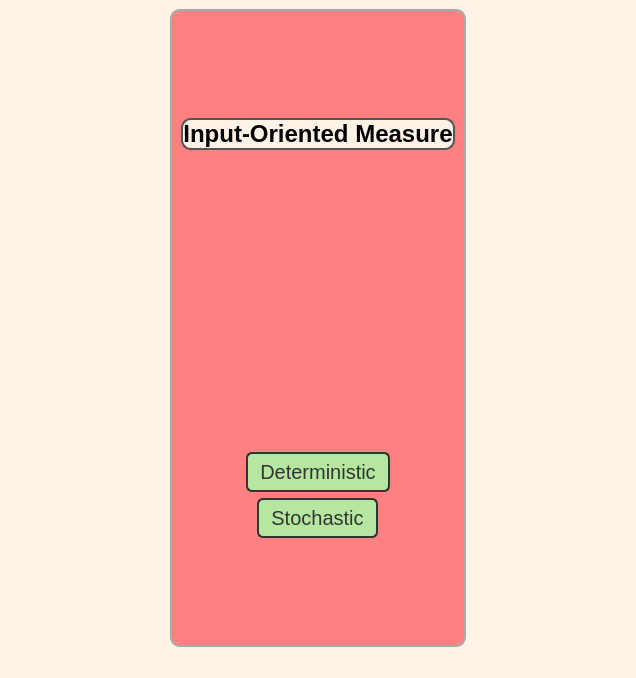
<?xml version="1.0" encoding="UTF-8"?>
<ui version="4.0">
 <class>MainWindow</class>
 <widget class="QMainWindow" name="MainWindow">
  <property name="geometry">
   <rect>
    <x>0</x>
    <y>0</y>
    <width>636</width>
    <height>678</height>
   </rect>
  </property>
  <property name="windowTitle">
   <string>MainWindow</string>
  </property>
  <property name="styleSheet">
   <string notr="true">QWidget {
    background-color: #fff2e6;  /* pastel blue background */
}</string>
  </property>
  <widget class="QWidget" name="centralwidget">
   <layout class="QHBoxLayout" name="horizontalLayout">
    <item>
     <spacer name="horizontalSpacer_2">
      <property name="orientation">
       <enum>Qt::Horizontal</enum>
      </property>
      <property name="sizeHint" stdset="0">
       <size>
        <width>40</width>
        <height>20</height>
       </size>
      </property>
     </spacer>
    </item>
    <item>
     <widget class="QFrame" name="frame">
      <property name="styleSheet">
       <string notr="true">QFrame {
    background-color: #ff8080;
    border: 2px solid #aaa;
    border-radius: 10px;
}
QFrame#frame_2{
    background-color: #fff2e6;
    border: 2px solid #333;
    border-radius: 10px;
}

QFrame QLabel {
    background-color: #fff2e6;
	border: 2px solid #555;
}

QGroupBox {
    border: 2px solid #555;
    border-radius: 8px;
    margin-top: 20px;
    padding: 10px;
    background-color: #fff2e6;
}

/* Optional: style the title of the group box */
QGroupBox::title {
    subcontrol-origin: margin;
    subcontrol-position: top center;
    padding: 0 5px;
    color: #333;
    font-weight: bold; 
}

/* Style RadioButtons inside the GroupBox */
QGroupBox QRadioButton {
    border: 2px solid #aaa;
    border-radius: 4px;
    padding: 3px;
    background-color: #fff2e6;
}

/* Style SpinBox inside the GroupBox */
QSpinBox {
    background-color: #fff2e6;
}

QPushButton {
    background-color: #b5e7a0;
    border: 2px solid #333;
    border-radius: 6px;
    padding: 6px 12px;
    color: #333;
}

/* Hover effect */
QPushButton:hover {
    background-color: #a2d891;  /* Slightly darker green */
    border-color: #222;         /* Darker border on hover (optional) */
}

/* Pressed effect */
QPushButton:pressed {
    background-color: #8fcf82;  /* Deeper green */
    border-color: #111;
}
</string>
      </property>
      <property name="frameShape">
       <enum>QFrame::StyledPanel</enum>
      </property>
      <property name="frameShadow">
       <enum>QFrame::Raised</enum>
      </property>
      <layout class="QVBoxLayout" name="verticalLayout">
       <item>
        <spacer name="verticalSpacer_5">
         <property name="orientation">
          <enum>Qt::Vertical</enum>
         </property>
         <property name="sizeHint" stdset="0">
          <size>
           <width>20</width>
           <height>40</height>
          </size>
         </property>
        </spacer>
       </item>
       <item>
        <widget class="QLabel" name="label">
         <property name="font">
          <font>
           <pointsize>18</pointsize>
           <weight>75</weight>
           <bold>true</bold>
          </font>
         </property>
         <property name="text">
          <string>Input-Oriented Measure</string>
         </property>
         <property name="alignment">
          <set>Qt::AlignCenter</set>
         </property>
        </widget>
       </item>
       <item>
        <spacer name="verticalSpacer_3">
         <property name="orientation">
          <enum>Qt::Vertical</enum>
         </property>
         <property name="sizeHint" stdset="0">
          <size>
           <width>20</width>
           <height>40</height>
          </size>
         </property>
        </spacer>
       </item>
       <item>
        <spacer name="verticalSpacer_4">
         <property name="orientation">
          <enum>Qt::Vertical</enum>
         </property>
         <property name="sizeHint" stdset="0">
          <size>
           <width>20</width>
           <height>40</height>
          </size>
         </property>
        </spacer>
       </item>
       <item>
        <spacer name="verticalSpacer">
         <property name="orientation">
          <enum>Qt::Vertical</enum>
         </property>
         <property name="sizeHint" stdset="0">
          <size>
           <width>20</width>
           <height>40</height>
          </size>
         </property>
        </spacer>
       </item>
       <item alignment="Qt::AlignHCenter">
        <widget class="QPushButton" name="detButton">
         <property name="maximumSize">
          <size>
           <width>500</width>
           <height>200</height>
          </size>
         </property>
         <property name="font">
          <font>
           <pointsize>15</pointsize>
          </font>
         </property>
         <property name="text">
          <string>Deterministic</string>
         </property>
        </widget>
       </item>
       <item alignment="Qt::AlignHCenter">
        <widget class="QPushButton" name="stochButton">
         <property name="maximumSize">
          <size>
           <width>200</width>
           <height>300</height>
          </size>
         </property>
         <property name="font">
          <font>
           <pointsize>15</pointsize>
          </font>
         </property>
         <property name="text">
          <string>Stochastic</string>
         </property>
        </widget>
       </item>
       <item>
        <spacer name="verticalSpacer_2">
         <property name="orientation">
          <enum>Qt::Vertical</enum>
         </property>
         <property name="sizeHint" stdset="0">
          <size>
           <width>20</width>
           <height>40</height>
          </size>
         </property>
        </spacer>
       </item>
      </layout>
     </widget>
    </item>
    <item>
     <spacer name="horizontalSpacer">
      <property name="orientation">
       <enum>Qt::Horizontal</enum>
      </property>
      <property name="sizeHint" stdset="0">
       <size>
        <width>40</width>
        <height>20</height>
       </size>
      </property>
     </spacer>
    </item>
   </layout>
  </widget>
  <widget class="QMenuBar" name="menubar">
   <property name="geometry">
    <rect>
     <x>0</x>
     <y>0</y>
     <width>636</width>
     <height>27</height>
    </rect>
   </property>
  </widget>
  <widget class="QStatusBar" name="statusbar"/>
 </widget>
 <resources/>
 <connections/>
</ui>
